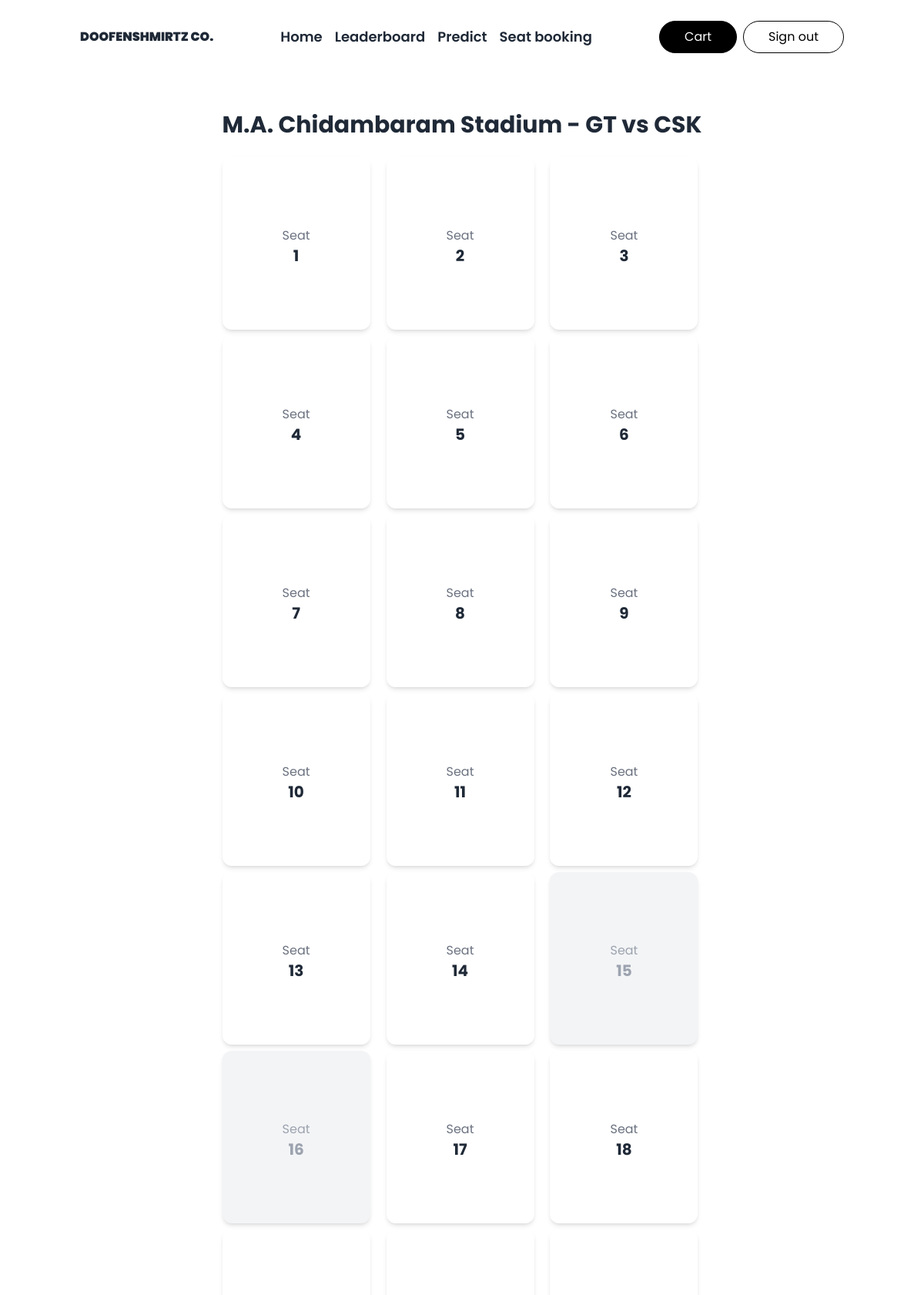
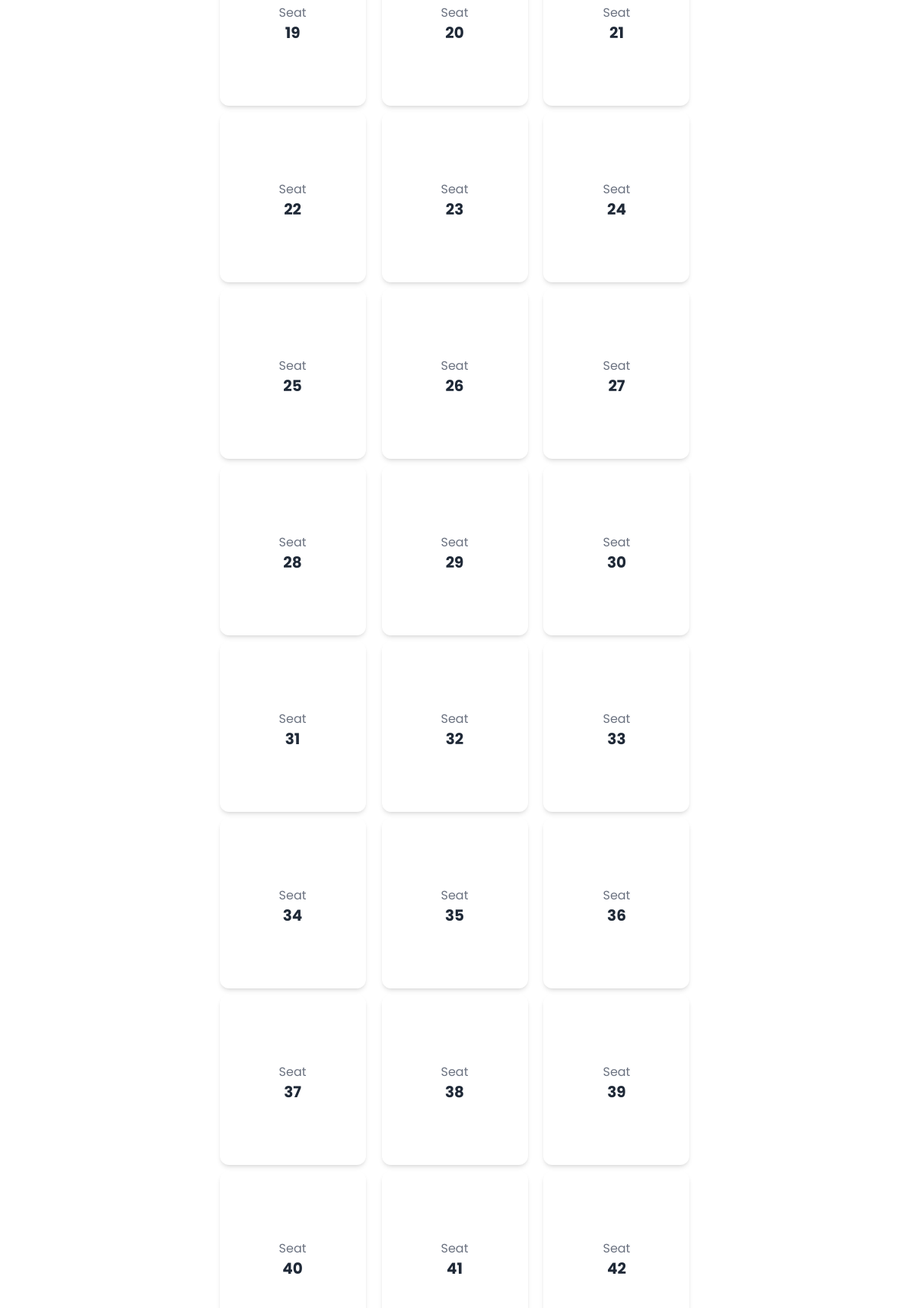
Screenshot of /bookseats (signed in, upper part) with the database file from the repository (2 pictures, top to bottom).
### hack/models.py (models this page shows)
class Stadium(db.Model):
    id = db.Column(db.Integer, primary_key=True)
    name = db.Column(db.String)
    match = db.Column(db.String)
    seats = db.relationship('Seat')

class Seat(db.Model):
    id = db.Column(db.Integer, primary_key=True)
    taken = db.Column(db.Boolean, default=False)
    price = db.Column(db.Integer)
    buyer = db.Column(db.Integer, db.ForeignKey('user.id'))
    stadium = db.Column(db.Integer, db.ForeignKey('stadium.id'))

### app.py (the view)
@app.route('/bookseats')
@login_required
def book_seat():
    seats = Seat.query.all()
    stadiums = Stadium.query.filter_by(id=1).first()
    total = 0
    for i in current_user.seats_bought:
        total += i.price
    return render_template('bookseat.html', seats=seats, stadium=stadiums, total=total, key=app.config['STRIPE_PUBLISHABLE_KEY'])

### hack/models.py (called while the page is built)
@login_manager.user_loader
def load_user(user_id):
    return User.query.get(user_id)

### hack/templates/bookseat.html (shortened to what this page needs)
{% extends 'base.html' %}
{% block content %}
  <div class="bg-white py-6 sm:py-8 lg:py-12 flex flex-cols justify-center items-center">
    <div class="mx-auto max-w-screen-2xl md:px-8 px-2">
      <div class="mb-6 flex items-end justify-between">
        <h2 class="text-2xl font-bold text-gray-800 lg:text-3xl">{{stadium.name}} - {{stadium.match}}</h2>
      </div>
      <div class="grid gap-y-2 gap-x-4 mx-auto sm:grid-cols-2 lg:grid-cols-3 xl:grid-cols-4">
        {% for s in seats %}
        {% if s.taken == 0 %}
            <div class="h-56 w-48 shadow-md flex flex-col items-center justify-center cursor-pointer rounded-xl">
              <a href="/select_seat/{{s.id}}">
            <div class="flex flex-col items-center justify-center pt-2">
              <span class="text-gray-500">Seat</span>
              <span class="text-lg font-bold flex items-center justify-center text-gray-800 transition duration-100 hover:text-gray-500 lg:text-xl">{{s.id}}</span>
            </div></a>
          </div>
          {% else %}
          <div class="h-56 w-48 flex flex-col items-center justify-center shadow-md cursor-not-allowed bg-gray-100 rounded-xl">
            <div class="flex flex-col items-center justify-center pt-2">
              <span class="text-gray-400">Seat</span>
              <span href="#" class="text-lg font-bold flex items-center justify-center text-gray-400 transition duration-100 lg:text-xl">{{s.id}}</span>
            </div>
          </div>
        {% endif %}
        {% endfor %}
          </div>
      </div>
    </div>
{% endblock content %}

### hack/templates/base.html (shortened to what this page needs)
<!DOCTYPE html>
<html lang="en">
<head>
    <script src="https://cdn.tailwindcss.com"></script>
</head>
<body style="font-family: Poppins !important;">
<header class="bg-white bg-opacity-5 text-gray-800 hidden md:block">
  <div class="container mx-auto flex items-center h-24">
    <a href="/" class="flex items-center justify-center">
      <span class="ml-4 uppercase font-black">Doofenshmirtz Co.</span>
    </a>
    <nav class="contents font-semibold text-base lg:text-lg">
      <ul class="mx-auto flex items-center">
        <li class="p-2 xl:p-5 active focus:underline hover:underline">
          <a href="/">
            <span>Home</span>
          </a>
        </li>
        <li class="p-2 xl:p-5 focus:underline hover:underline">
          <a href="/leaderboard">
            <span>Leaderboard</span>
          </a>
        </li>
        <li class="p-2 xl:p-5 focus:underline hover:underline">
          <a href="/predict">
            <span>Predict</span>
          </a>
        </li>
        <li class="p-2 xl:p-5 focus:underline hover:underline">
          <a href="/bookseats">
            <span>Seat booking</span>
          </a>
        </li>
      </ul>
    </nav>
    {% if not current_user.is_authenticated %}
    <a href="/auth/signin" class="border border-black bg-black hover:bg-white text-white hover:text-black transition-all 2s rounded-full px-8 py-2">Sign in</a>
    <a href="/auth/new" class="border border-black bg-white hover:bg-black text-black hover:text-white transition-all 2s rounded-full px-8 py-2 ml-4">Sign up</a>
    {% else %}
    <a href="/cart" class="border border-black bg-black hover:bg-white text-white hover:text-black transition-all 2s rounded-full px-8 py-2 mr-2">Cart</a>
    <a href="/auth/signout" class="border border-black bg-white hover:bg-black text-black hover:text-white transition-all 2s rounded-full px-8 py-2 mr-4">Sign out</a>
    {% endif %}
  </div>
</header>
{% block content %}
{% endblock content %}
</body>
</html>

### rows the page displays
Stadium: name "M.A. Chidambaram Stadium", match "GT vs CSK"
Seat: id "1"
Seat: id "2"
Seat: id "3"
Seat: id "4"
Seat: id "5"
Seat: id "6"
Seat: id "7"
Seat: id "8"
Seat: id "9"
Seat: id "10"
Seat: id "11"
Seat: id "12"
Seat: id "13"
Seat: id "14"
Seat: id "15"
Seat: id "16"
Seat: id "17"
Seat: id "18"
Seat: id "19"
Seat: id "20"
Seat: id "21"
Seat: id "22"
Seat: id "23"
Seat: id "24"
Seat: id "25"
Seat: id "26"
Seat: id "27"
Seat: id "28"
Seat: id "29"
Seat: id "30"
Seat: id "31"
Seat: id "32"
Seat: id "33"
Seat: id "34"
Seat: id "35"
Seat: id "36"
Seat: id "37"
Seat: id "38"
Seat: id "39"
Seat: id "40"
Seat: id "41"
Seat: id "42"
